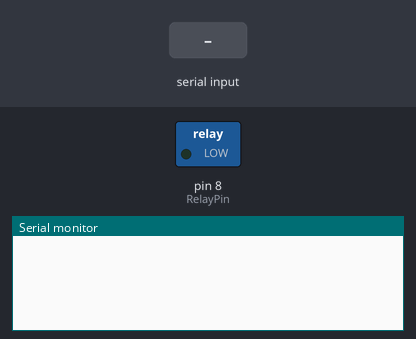
Simulated run of this sketch. Board: Arduino Uno, built with avr-gcc and run on an emulated ATmega328P. Parts: switched loads named in the sketch (green lamp = pin HIGH), the last lines printed to the serial monitor. Inputs (shaded band) come from the test bench.

Above: at 1.2 s.
1.3 s: "1%" received over Serial
At 2.4 s:
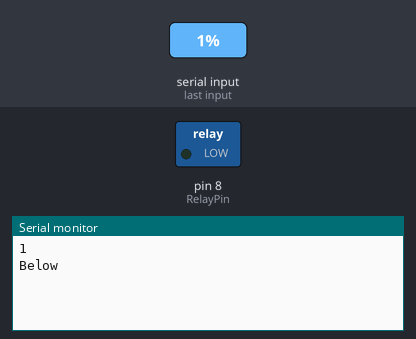
2.8 s: "2%" received over Serial
At 3.5 s:
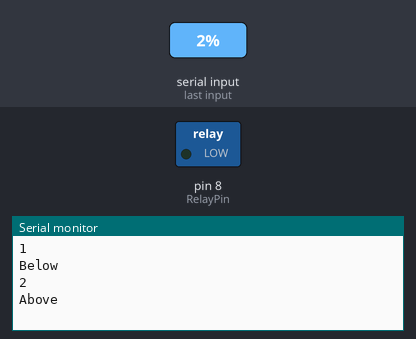

The sketch:

Arduino_2.ino
```cpp
int RelayPin = 8;

int loopCounter = 0;

int total = 0;

String message;

void setup()
{
  Serial.begin(9600);

  pinMode(RelayPin, OUTPUT);
  digitalWrite(RelayPin, LOW);
}

void loop()
{
  if (Serial.available()>0) { // Check if there is data available to read
      message = Serial.readStringUntil('%'); // Read the incoming message
      Serial.println(message);

      if(message == "1"){
           digitalWrite(RelayPin, LOW);
           Serial.println("Below");
      }

      else if(message == "2"){
           Serial.println("Above");
           delay(60000);
           digitalWrite(RelayPin, HIGH);
      }

      else if(message == "0"){
          Serial.println("No Readings");
      }
  }

}
```

Measured:
- after the input at 1.3 s, the serial monitor: prints a new line at once (image 1)
- after the input at 2.8 s, the serial monitor: prints a new line at once (image 2)
